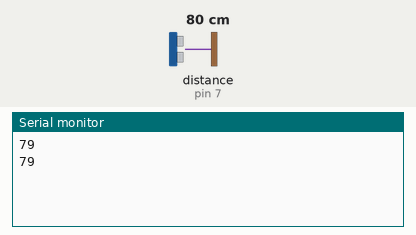
Bench run of a sketch on a simulated Arduino Uno, built with avr-gcc and run on an emulated ATmega328P. On the bench: the last lines printed to the serial monitor. Inputs (shaded band) come from the test bench; at power-on: distance to the obstacle (sensor on pin 7) 80 cm. The echo pulse lasts 58.3 µs per cm.

Above: at 1.8 s.
1.9 s: distance to the obstacle (sensor on pin 7) set to 2 cm
At 2.8 s:
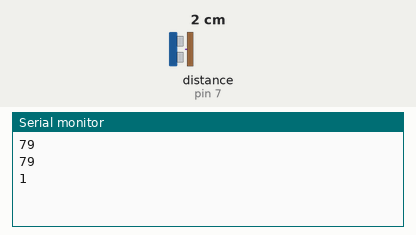
3.4 s: distance to the obstacle (sensor on pin 7) set to 4 cm
At 4.8 s:
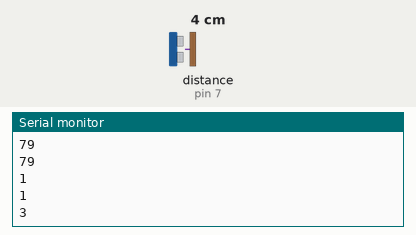
Timing chart, 0 to 6.4 s (numbered marks = the images above; inputs shaded):
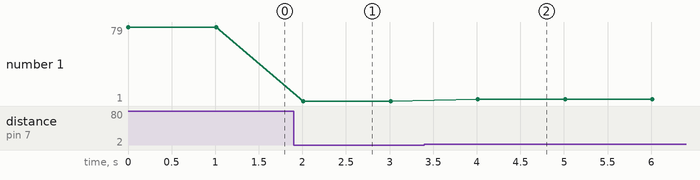

Measured:
- after the input at 1.9 s, the serial monitor: prints a new line after 0.11 s (image 1)
- after the input at 3.4 s, the serial monitor: prints a new line after 0.61 s (image 2)
- plotted number 1: 79 → 1 after the input at 1.9 s, 1 → 3 after the input at 3.4 s

The sketch:

handgesture_car.ino
```cpp
int pin1=5;
int pin2=6;
int tpin=3;
int epin=7;
int pin3=8;
int pin4=9;
long duration,dist;
void setup() {
  // put your setup code here, to run once:
pinMode(tpin,OUTPUT);
pinMode(epin,INPUT);
Serial.begin(9600);
}

void loop() {
  // put your main code here, to run repeatedly:
digitalWrite(tpin,LOW);
delayMicroseconds(2);
digitalWrite(tpin,HIGH);
delayMicroseconds(10);
digitalWrite(tpin,LOW);
duration=pulseIn(epin,HIGH);
dist=duration*(0.034/2);
Serial.println(dist);
delay(1000);
if(dist>10)
{
  forward();
}
if(dist<10)
{
  backward;
}
}
void forward()
{
  digitalWrite(pin1,HIGH);
  digitalWrite(pin2,LOW);
  digitalWrite(pin3,LOW);
  digitalWrite(pin4,HIGH);
}
void backward()
{
  digitalWrite(pin1,LOW);
  digitalWrite(pin2,HIGH);
  digitalWrite(pin3,HIGH);
  digitalWrite(pin4,LOW);
}
```
